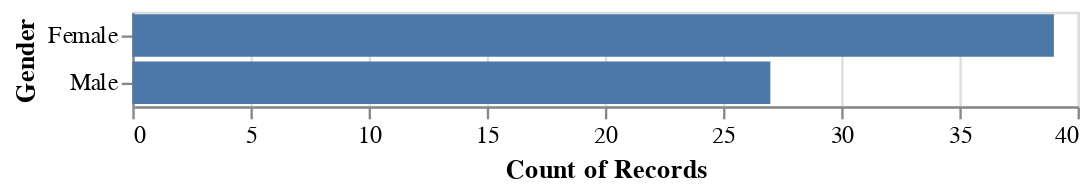

Notebook source saved alongside this figure:
### Code cell
import altair as alt
alt.Chart(df).mark_bar().encode(
    x='count(Gender)',
    y='Gender'
)

### Figure 1 — Vega-Lite specification as saved in the notebook (floating-point values rounded to 4 significant figures)
{"config": {"view": {"continuousWidth": 400, "continuousHeight": 300}}, "data": {"name": "data-dec12d6510e9aa31146549dfa2d994fa"}, "mark": "bar", "encoding": {"x": {"aggregate": "count", "field": "Gender", "type": "nominal"}, "y": {"field": "Gender", "type": "nominal"}}, "$schema": "https://vega.github.io/schema/vega-lite/v4.17.0.json", "datasets": {"data-dec12d6510e9aa31146549dfa2d994fa": [{"Timestamp": "12-12-2019 02:06", "Gender": "Female", "Student": "Yes", "Age": "21 - 30", "Marital": "Single", "Q1": "Less than 4 hours per day", "Q2": 3, "Q3": 3, "Q4": 3, "Q5": 3, "Q6": 4, "Q7": 1, "total": 17}, {"Timestamp": "12-12-2019 21:41", "Gender": "Male", "Student": "Yes", "Age": "21 - 30", "Marital": "Single", "Q1": "Less than 2 hours per day", "Q2": 3, "Q3": 3, "Q4": 2, "Q5": 2, "Q6": 4, "Q7": 4, "total": 18}, {"Timestamp": "12-12-2019 21:42", "Gender": "Female", "Student": "Yes", "Age": "21 - 30", "Marital": "Single", "Q1": "4 hours and above per day", "Q2": 1, "Q3": 5, "Q4": 2, "Q5": 4, "Q6": 5, "Q7": 4, "total": 21}, {"Timestamp": "12-12-2019 21:43", "Gender": "Female", "Student": "Yes", "Age": "21 - 30", "Marital": "Single", "Q1": "Less than 1 hours per day", "Q2": 4, "Q3": 4, "Q4": 3, "Q5": 3, "Q6": 3, "Q7": 1, "total": 18}, {"Timestamp": "12-12-2019 21:43", "Gender": "Male", "Student": "Yes", "Age": "21 - 30", "Marital": "Single", "Q1": "Less than 1 hours per day", "Q2": 3, "Q3": 5, "Q4": 2, "Q5": 3, "Q6": 4, "Q7": 4, "total": 21}, {"Timestamp": "12-12-2019 21:47", "Gender": "Female", "Student": "Yes", "Age": "21 - 30", "Marital": "Single", "Q1": "Less than 2 hours per day", "Q2": 2, "Q3": 5, "Q4": 2, "Q5": 3, "Q6": 3, "Q7": 2, "total": 17}, {"Timestamp": "12-12-2019 21:52", "Gender": "Female", "Student": "Yes", "Age": "31 - 40", "Marital": "Married", "Q1": "Less than 2 hours per day", "Q2": 2, "Q3": 4, "Q4": 3, "Q5": 3, "Q6": 2, "Q7": 1, "total": 15}, {"Timestamp": "12-12-2019 22:38", "Gender": "Female", "Student": "Yes", "Age": "21 - 30", "Marital": "Single", "Q1": "4 hours and above per day", "Q2": 4, "Q3": 4, "Q4": 3, "Q5": 5, "Q6": 5, "Q7": 3, "total": 24}, {"Timestamp": "12/13/2019 7:19:36", "Gender": "Female", "Student": "Yes", "Age": "21 - 30", "Marital": "Single", "Q1": "4 hours and above per day", "Q2": 5, "Q3": 4, "Q4": 3, "Q5": 4, "Q6": 4, "Q7": 4, "total": 24}, {"Timestamp": "12/13/2019 12:10:15", "Gender": "Male", "Student": "Yes", "Age": "21 - 30", "Marital": "Single", "Q1": "4 hours and above per day", "Q2": 2, "Q3": 5, "Q4": 3, "Q5": 2, "Q6": 5, "Q7": 2, "total": 19}, {"Timestamp": "12/13/2019 21:49:17", "Gender": "Female", "Student": "Yes", "Age": "21 - 30", "Marital": "Single", "Q1": "4 hours and above per day", "Q2": 5, "Q3": 5, "Q4": 3, "Q5": 5, "Q6": 4, "Q7": 3, "total": 25}, {"Timestamp": "12/13/2019 21:49:35", "Gender": "Female", "Student": "Yes", "Age": "20 or below", "Marital": "Single", "Q1": "Less than 3 hours per day", "Q2": 4, "Q3": 4, "Q4": 4, "Q5": 2, "Q6": 3, "Q7": 3, "total": 20}, {"Timestamp": "12/16/2019 8:46:54", "Gender": "Female", "Student": "Yes", "Age": "21 - 30", "Marital": "Single", "Q1": "4 hours and above per day", "Q2": 3, "Q3": 5, "Q4": 2, "Q5": 4, "Q6": 5, "Q7": 5, "total": 24}, {"Timestamp": "12/16/2019 9:43:37", "Gender": "Female", "Student": "Yes", "Age": "20 or below", "Marital": "Single", "Q1": "4 hours and above per day", "Q2": 5, "Q3": 4, "Q4": 4, "Q5": 3, "Q6": 4, "Q7": 4, "total": 24}, {"Timestamp": "12/16/2019 13:39:48", "Gender": "Female", "Student": "Yes", "Age": "21 - 30", "Marital": "Single", "Q1": "4 hours and above per day", "Q2": 4, "Q3": 3, "Q4": 3, "Q5": 4, "Q6": 5, "Q7": 4, "total": 23}, {"Timestamp": "12/19/2019 14:01:37", "Gender": "Female", "Student": "Yes", "Age": "21 - 30", "Marital": "Single", "Q1": "4 hours and above per day", "Q2": 3, "Q3": 5, "Q4": 5, "Q5": 5, "Q6": 4, "Q7": 4, "total": 26}, {"Timestamp": "12/27/2019 23:33:37", "Gender": "Female", "Student": "Yes", "Age": "31 - 40", "Marital": "Married", "Q1": "Less than 3 hours per day", "Q2": 4, "Q3": 5, "Q4": 2, "Q5": 4, "Q6": 4, "Q7": 4, "total": 23}, {"Timestamp": "12/28/2019 0:24:46", "Gender": "Male", "Student": "Yes", "Age": "21 - 30", "Marital": "Single", "Q1": "Less than 3 hours per day", "Q2": 5, "Q3": 5, "Q4": 5, "Q5": 5, "Q6": 5, "Q7": 5, "total": 30}, {"Timestamp": "12/28/2019 0:38:15", "Gender": "Male", "Student": "Yes", "Age": "21 - 30", "Marital": "Single", "Q1": "Less than 4 hours per day", "Q2": 3, "Q3": 5, "Q4": 3, "Q5": 2, "Q6": 4, "Q7": 4, "total": 21}, {"Timestamp": "12/28/2019 8:38:21", "Gender": "Female", "Student": "Yes", "Age": "21 - 30", "Marital": "Single", "Q1": "Less than 4 hours per day", "Q2": 4, "Q3": 4, "Q4": 2, "Q5": 4, "Q6": 1, "Q7": 1, "total": 16}, {"Timestamp": "12/28/2019 9:36:24", "Gender": "Male", "Student": "Yes", "Age": "31 - 40", "Marital": "Married", "Q1": "4 hours and above per day", "Q2": 4, "Q3": 4, "Q4": 2, "Q5": 2, "Q6": 3, "Q7": 1, "total": 16}, {"Timestamp": "12/28/2019 9:48:09", "Gender": "Female", "Student": "Yes", "Age": "21 - 30", "Marital": "Single", "Q1": "4 hours and above per day", "Q2": 3, "Q3": 5, "Q4": 2, "Q5": 5, "Q6": 5, "Q7": 3, "total": 23}, {"Timestamp": "12/28/2019 10:13:48", "Gender": "Female", "Student": "Yes", "Age": "21 - 30", "Marital": "Married", "Q1": "4 hours and above per day", "Q2": 3, "Q3": 4, "Q4": 3, "Q5": 2, "Q6": 3, "Q7": 3, "total": 18}, {"Timestamp": "12/28/2019 11:14:29", "Gender": "Male", "Student": "Yes", "Age": "31 - 40", "Marital": "Single", "Q1": "Less than 1 hours per day", "Q2": 4, "Q3": 2, "Q4": 4, "Q5": 4, "Q6": 4, "Q7": 4, "total": 22}, {"Timestamp": "12/28/2019 12:54:20", "Gender": "Male", "Student": "Yes", "Age": "31 - 40", "Marital": "Married", "Q1": "4 hours and above per day", "Q2": 3, "Q3": 3, "Q4": 2, "Q5": 3, "Q6": 3, "Q7": 3, "total": 17}, {"Timestamp": "12/28/2019 14:09:57", "Gender": "Male", "Student": "Yes", "Age": "21 - 30", "Marital": "Single", "Q1": "4 hours and above per day", "Q2": 2, "Q3": 4, "Q4": 3, "Q5": 5, "Q6": 4, "Q7": 3, "total": 21}, {"Timestamp": "12/30/2019 9:16:58", "Gender": "Male", "Student": "Yes", "Age": "21 - 30", "Marital": "Single", "Q1": "4 hours and above per day", "Q2": 3, "Q3": 3, "Q4": 3, "Q5": 2, "Q6": 4, "Q7": 5, "total": 20}, {"Timestamp": "12/30/2019 11:58:07", "Gender": "Male", "Student": "Yes", "Age": "21 - 30", "Marital": "Single", "Q1": "Less than 3 hours per day", "Q2": 3, "Q3": 3, "Q4": 2, "Q5": 2, "Q6": 4, "Q7": 2, "total": 16}, {"Timestamp": "12/30/2019 18:05:50", "Gender": "Female", "Student": "Yes", "Age": "21 - 30", "Marital": "Single", "Q1": "4 hours and above per day", "Q2": 2, "Q3": 2, "Q4": 2, "Q5": 3, "Q6": 4, "Q7": 4, "total": 17}, {"Timestamp": "12/31/2019 11:48:39", "Gender": "Male", "Student": "Yes", "Age": "21 - 30", "Marital": "Single", "Q1": "4 hours and above per day", "Q2": 3, "Q3": 5, "Q4": 4, "Q5": 4, "Q6": 1, "Q7": 3, "total": 20}, {"Timestamp": "12-11-2019 12:24", "Gender": "Male", "Student": "No", "Age": "21 - 30", "Marital": "Single", "Q1": "4 hours and above per day", "Q2": 5, "Q3": 4, "Q4": 4, "Q5": 4, "Q6": 5, "Q7": 4, "total": 26}, {"Timestamp": "12-12-2019 10:33", "Gender": "Male", "Student": "No", "Age": "31 - 40", "Marital": "Married", "Q1": "4 hours and above per day", "Q2": 4, "Q3": 5, "Q4": 4, "Q5": 3, "Q6": 3, "Q7": 4, "total": 23}, {"Timestamp": "12-12-2019 11:38", "Gender": "Female", "Student": "No", "Age": "31 - 40", "Marital": "Single", "Q1": "Less than 4 hours per day", "Q2": 4, "Q3": 5, "Q4": 3, "Q5": 4, "Q6": 2, "Q7": 3, "total": 21}, {"Timestamp": "12-12-2019 22:36", "Gender": "Male", "Student": "No", "Age": "21 - 30", "Marital": "Single", "Q1": "4 hours and above per day", "Q2": 5, "Q3": 5, "Q4": 5, "Q5": 4, "Q6": 4, "Q7": 4, "total": 27}, {"Timestamp": "12-12-2019 23:39", "Gender": "Female", "Student": "No", "Age": "31 - 40", "Marital": "Married", "Q1": "Less than 1 hours per day", "Q2": 5, "Q3": 5, "Q4": 2, "Q5": 2, "Q6": 5, "Q7": 2, "total": 21}, {"Timestamp": "12-12-2019 23:42", "Gender": "Female", "Student": "No", "Age": "31 - 40", "Marital": "Married", "Q1": "Less than 3 hours per day", "Q2": 3, "Q3": 1, "Q4": 3, "Q5": 4, "Q6": 4, "Q7": 1, "total": 16}, {"Timestamp": "12/13/2019 8:06:23", "Gender": "Female", "Student": "No", "Age": "21 - 30", "Marital": "Single", "Q1": "Less than 3 hours per day", "Q2": 4, "Q3": 4, "Q4": 3, "Q5": 3, "Q6": 4, "Q7": 4, "total": 22}, {"Timestamp": "12/13/2019 8:36:27", "Gender": "Male", "Student": "No", "Age": "31 - 40", "Marital": "Married", "Q1": "Less than 1 hours per day", "Q2": 3, "Q3": 4, "Q4": 2, "Q5": 3, "Q6": 3, "Q7": 4, "total": 19}, {"Timestamp": "12/13/2019 8:43:19", "Gender": "Female", "Student": "No", "Age": "31 - 40", "Marital": "Married", "Q1": "Less than 1 hours per day", "Q2": 2, "Q3": 2, "Q4": 2, "Q5": 3, "Q6": 3, "Q7": 2, "total": 14}, {"Timestamp": "12/13/2019 10:15:29", "Gender": "Male", "Student": "No", "Age": "31 - 40", "Marital": "Married", "Q1": "Less than 4 hours per day", "Q2": 2, "Q3": 2, "Q4": 3, "Q5": 3, "Q6": 4, "Q7": 3, "total": 17}, {"Timestamp": "12/13/2019 11:22:50", "Gender": "Female", "Student": "No", "Age": "31 - 40", "Marital": "Married", "Q1": "Less than 4 hours per day", "Q2": 3, "Q3": 4, "Q4": 2, "Q5": 3, "Q6": 3, "Q7": 3, "total": 18}, {"Timestamp": "12/13/2019 13:14:11", "Gender": "Male", "Student": "No", "Age": "21 - 30", "Marital": "Single", "Q1": "Less than 3 hours per day", "Q2": 4, "Q3": 4, "Q4": 3, "Q5": 4, "Q6": 5, "Q7": 3, "total": 23}, {"Timestamp": "12/14/2019 15:09:47", "Gender": "Female", "Student": "No", "Age": "31 - 40", "Marital": "Single", "Q1": "Less than 3 hours per day", "Q2": 3, "Q3": 3, "Q4": 3, "Q5": 4, "Q6": 3, "Q7": 3, "total": 19}, {"Timestamp": "12/14/2019 21:47:44", "Gender": "Male", "Student": "No", "Age": "21 - 30", "Marital": "Single", "Q1": "Less than 2 hours per day", "Q2": 3, "Q3": 4, "Q4": 3, "Q5": 2, "Q6": 2, "Q7": 2, "total": 16}, {"Timestamp": "12/17/2019 20:49:29", "Gender": "Female", "Student": "No", "Age": "31 - 40", "Marital": "Single", "Q1": "Less than 2 hours per day", "Q2": 3, "Q3": 5, "Q4": 3, "Q5": 3, "Q6": 3, "Q7": 3, "total": 20}, {"Timestamp": "12/18/2019 9:18:42", "Gender": "Male", "Student": "No", "Age": "31 - 40", "Marital": "Married", "Q1": "Less than 1 hours per day", "Q2": 3, "Q3": 3, "Q4": 1, "Q5": 5, "Q6": 5, "Q7": 1, "total": 18}, {"Timestamp": "12/20/2019 11:18:57", "Gender": "Female", "Student": "Yes", "Age": "21 - 30", "Marital": "Single", "Q1": "4 hours and above per day", "Q2": 3, "Q3": 5, "Q4": 4, "Q5": 4, "Q6": 5, "Q7": 5, "total": 26}, {"Timestamp": "12/20/2019 15:51:40", "Gender": "Female", "Student": "No", "Age": "31 - 40", "Marital": "Married", "Q1": "4 hours and above per day", "Q2": 2, "Q3": 2, "Q4": 4, "Q5": 5, "Q6": 5, "Q7": 3, "total": 21}, {"Timestamp": "12/20/2019 22:35:50", "Gender": "Female", "Student": "Yes", "Age": "20 or below", "Marital": "Single", "Q1": "4 hours and above per day", "Q2": 4, "Q3": 4, "Q4": 4, "Q5": 5, "Q6": 5, "Q7": 5, "total": 27}, {"Timestamp": "12/21/2019 7:45:19", "Gender": "Female", "Student": "Yes", "Age": "31 - 40", "Marital": "Married", "Q1": "4 hours and above per day", "Q2": 2, "Q3": 3, "Q4": 1, "Q5": 2, "Q6": 4, "Q7": 4, "total": 16}, {"Timestamp": "12/22/2019 15:43:22", "Gender": "Female", "Student": "No", "Age": "21 - 30", "Marital": "Married", "Q1": "4 hours and above per day", "Q2": 5, "Q3": 5, "Q4": 5, "Q5": 5, "Q6": 5, "Q7": 3, "total": 28}, {"Timestamp": "12/25/2019 21:21:52", "Gender": "Male", "Student": "Yes", "Age": "21 - 30", "Marital": "Single", "Q1": "Less than 2 hours per day", "Q2": 3, "Q3": 4, "Q4": 3, "Q5": 4, "Q6": 4, "Q7": 3, "total": 21}, {"Timestamp": "12/25/2019 22:04:29", "Gender": "Male", "Student": "Yes", "Age": "21 - 30", "Marital": "Single", "Q1": "Less than 3 hours per day", "Q2": 3, "Q3": 5, "Q4": 4, "Q5": 4, "Q6": 4, "Q7": 4, "total": 24}, {"Timestamp": "12/26/2019 0:45:57", "Gender": "Female", "Student": "Yes", "Age": "31 - 40", "Marital": "Married", "Q1": "Less than 3 hours per day", "Q2": 3, "Q3": 3, "Q4": 1, "Q5": 4, "Q6": 5, "Q7": 4, "total": 20}, {"Timestamp": "12/26/2019 12:03:01", "Gender": "Female", "Student": "No", "Age": "21 - 30", "Marital": "Single", "Q1": "4 hours and above per day", "Q2": 3, "Q3": 4, "Q4": 2, "Q5": 4, "Q6": 3, "Q7": 4, "total": 20}, {"Timestamp": "12/26/2019 12:16:26", "Gender": "Female", "Student": "No", "Age": "21 - 30", "Marital": "Single", "Q1": "Less than 1 hours per day", "Q2": 5, "Q3": 5, "Q4": 4, "Q5": 3, "Q6": 5, "Q7": 5, "total": 27}, {"Timestamp": "12/27/2019 23:19:29", "Gender": "Male", "Student": "No", "Age": "31 - 40", "Marital": "Single", "Q1": "Less than 2 hours per day", "Q2": 2, "Q3": 5, "Q4": 2, "Q5": 4, "Q6": 5, "Q7": 3, "total": 21}, {"Timestamp": "12/28/2019 5:58:37", "Gender": "Female", "Student": "No", "Age": "21 - 30", "Marital": "Single", "Q1": "Less than 4 hours per day", "Q2": 5, "Q3": 5, "Q4": 4, "Q5": 4, "Q6": 4, "Q7": 1, "total": 23}, {"Timestamp": "12/28/2019 10:07:03", "Gender": "Female", "Student": "No", "Age": "31 - 40", "Marital": "Married", "Q1": "Less than 2 hours per day", "Q2": 5, "Q3": 3, "Q4": 5, "Q5": 2, "Q6": 3, "Q7": 4, "total": 22}, {"Timestamp": "12/28/2019 19:17:14", "Gender": "Female", "Student": "No", "Age": "21 - 30", "Marital": "Single", "Q1": "Less than 4 hours per day", "Q2": 2, "Q3": 3, "Q4": 3, "Q5": 3, "Q6": 5, "Q7": 2, "total": 18}, {"Timestamp": "12/31/2019 13:54:55", "Gender": "Male", "Student": "Yes", "Age": "20 or below", "Marital": "Single", "Q1": "4 hours and above per day", "Q2": 4, "Q3": 5, "Q4": 3, "Q5": 1, "Q6": 3, "Q7": 4, "total": 20}, {"Timestamp": "12/31/2019 16:11:56", "Gender": "Male", "Student": "Yes", "Age": "20 or below", "Marital": "Single", "Q1": "Less than 3 hours per day", "Q2": 4, "Q3": 5, "Q4": 4, "Q5": 5, "Q6": 4, "Q7": 2, "total": 24}, {"Timestamp": "12/31/2019 16:12:42", "Gender": "Male", "Student": "Yes", "Age": "20 or below", "Marital": "Single", "Q1": "Less than 4 hours per day", "Q2": 3, "Q3": 2, "Q4": 5, "Q5": 3, "Q6": 1, "Q7": 4, "total": 18}, {"Timestamp": "12/31/2019 21:23:06", "Gender": "Female", "Student": "Yes", "Age": "21 - 30", "Marital": "Single", "Q1": "4 hours and above per day", "Q2": 1, "Q3": 1, "Q4": 1, "Q5": 4, "Q6": 5, "Q7": 1, "total": 13}, {"Timestamp": "01-01-2020 15:15", "Gender": "Male", "Student": "Yes", "Age": "21 - 30", "Marital": "Single", "Q1": "Less than 3 hours per day", "Q2": 2, "Q3": 4, "Q4": 4, "Q5": 4, "Q6": 4, "Q7": 4, "total": 22}, {"Timestamp": "01-01-2020 16:15", "Gender": "Female", "Student": "Yes", "Age": "21 - 30", "Marital": "Married", "Q1": "Less than 1 hours per day", "Q2": 2, "Q3": 2, "Q4": 2, "Q5": 2, "Q6": 4, "Q7": 5, "total": 17}]}}
